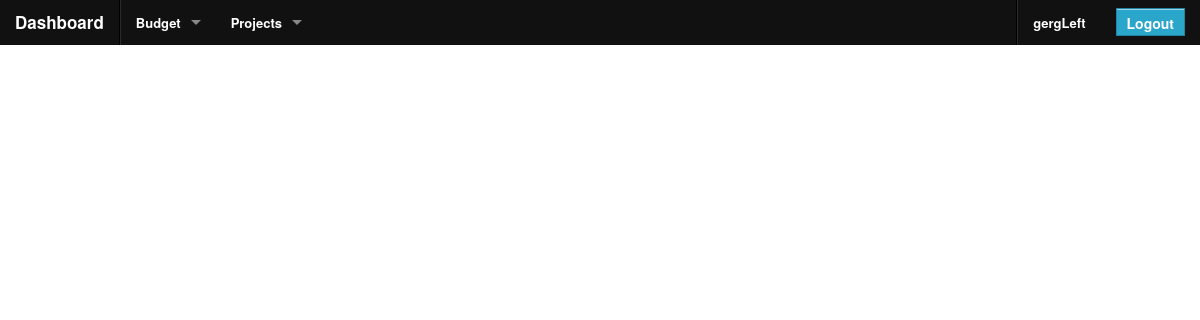
Before: /site-sections/projects/index.php (signed in) with the older database file.
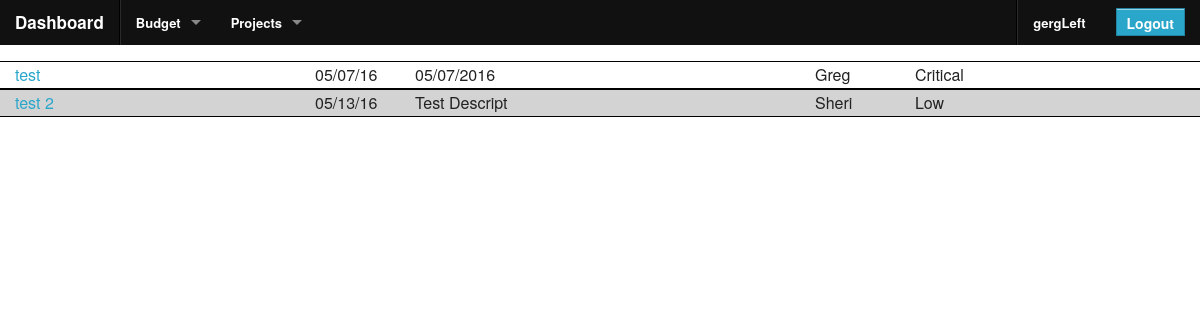
After: the same page with the newer database file.
### tables this page shows
CREATE TABLE `projects` (
  `id` int(10) unsigned NOT NULL AUTO_INCREMENT,
  `name` varchar(50) NOT NULL,
  `dueDate` datetime NOT NULL DEFAULT CURRENT_TIMESTAMP,
  `priority` varchar(10) NOT NULL DEFAULT ' medium',
  `owner` varchar(50) DEFAULT NULL,
  `description` varchar(500) DEFAULT NULL,
  PRIMARY KEY (`id`)
);

### includes/functions_helperFunctions.php (called while the page is built, shortened)
<?php
function isExternalPage($page) {
	switch($page) {
		default:
			return false;
			break;
	}
}
?>

### functions.php (called while the page is built, shortened)
<?php
include 'includes/db_sql.phpclass.inc';
include 'includes/functions_helperFunctions.php';
include 'includes/project.phpclass.inc';
$loginProtectedPage = !isExternalPage($page_tag);
?>

### includes/project.phpclass.inc (called while the page is built, shortened)
<?php
class project {
  public static function get_projects() {
    $db = new db_sql();
    $query = "SELECT *, "
            . "case priority
                  when '". self::PRIORITY_CRITICAL . "' then 1
                  when '". self::PRIORITY_HIGH . "' then 2
                  when '". self::PRIORITY_MEDIUM . "' then 3
                  when '". self::PRIORITY_LOW . "' then 4
              end as priorityNum "
            ." FROM projects";
    $query .= " ORDER BY priorityNum ASC, dueDate ASC, name ASC";
    $db->query($query);
    $projects = array();
    while ($db->next_record()) {
      $project = new project();
      $project->id = $db->f("id");
      $project->name = $db->f("name");
      $project->dueDate = $db->f("dueDate");
      $project->description = $db->f("description");
      $project->priority = $db->f("priority");
      $project->owner = $db->f("owner");
      $projects[$project->id] = $project;
    }
    return $projects;
  }
}
?>

### includes/db_sql.phpclass.inc (called while the page is built, shortened)
<?php
class db_sql {
	private $host;
	private $database;
	private $user;
	private $password;
	public $Record = array();
	private $Link_ID    = 0;
	private $Query_ID   = 0;
	public function __construct($database="") {
		switch ($database)
		{
			default:
			case 'center':
				$this->host = "localhost";
				$this->database = 'center_org';
				$this->user = 'center';
				$this->password = 'G&6j37dZQB4h$93x';
				break;
		}
	}
	function connect($database = "", $host = "", $user = "", $password = "") {
		if ($database == "")
			$database = $this->database;
		if ($host == "")
			$host = $this->host;
		if ($user == "")
			$user = $this->user;
		if ($password == "")
			$password = $this->password;
		if ($this->Link_ID == 0) {
			$this->Link_ID = mysql_connect($host, $user, $password, true, 2);
		}
		return $this->Link_ID;
	}
	public function query($Query_String) {
		$this->Query_ID = @mysql_query($Query_String,$this->Link_ID);
		return $this->Query_ID;
	}
	public function next_record() {
		$this->Record = @mysql_fetch_array($this->Query_ID);
		$stat = is_array($this->Record);
		return $stat;
	}
	function f($Name) {
		return stripslashes($this->Record[$Name]);
	}
}
?>

### site-sections/projects/index.php (the view, shortened to what the changed rows need)
<?php
  $page_tag = 'projects';
  include 'functions.php';
?>
<?php include 'components/global/header.php'; ?>
<?php $all_projects = project::get_projects(); ?>
<?php
  $alt = false;
  foreach ($all_projects as $project) :
?>
<div class="row project-record <?php if ($alt) echo "alt"; $alt = !$alt; ?>">
  <div class="columns small-3">
    <a href="/site-sections/projects/edit_project.php?pid=<?php echo $project->id; ?>"><?php echo $project->name; ?></a>
  </div>
  <div class="columns small-1">
    <?php echo date("m/d/y", strtotime($project->dueDate)); ?>
  </div>
  <div class="columns small-4">
    <?php echo ucwords($project->description); ?>
  </div>
  <div class="columns small-1">
    <?php echo $project->owner; ?>
  </div>
  <div class="columns small-2">
    <?php echo ucwords($project->priority); ?>
  </div>
  <div class="columns small-1">
  </div>
</div>
<?php endforeach; ?>
<?php include "components/global/footer.php"; ?>

### components/global/header_menu.php (shortened to what the changed rows need)
<?php if ($loginProtectedPage) : ?>
<form method="POST">
	<div>
		<LoggedInTemplate>
	    <nav class="top-bar">
	      <ul class="title-area">
	        <li class="name">
	          <h1><a href="/dashboard.php">Dashboard</a></h1>
	        </li>
	      </ul>
	      <section class="top-bar-section">
            <?php
              $sections[] = array (
                "title" => "Budget",
                "actions" => array(
                  array(
                    "title" => "Budget Dashboard",
                    "url" => "/site-sections/budget/index.php"
                  ),
                  array(
                    "title" => "View Ledger",
                    "url" => "/site-sections/budget/view_ledger.php"
                  ),
                  array(
                    "title" => "Create Expense Category",
                    "url" => "/site-sections/budget/create_expense_category.php"
                  ),
                  array(
                    "title" => "Create Income Category",
                    "url" => "/site-sections/budget/create_income_category.php"
                  ),
                  array(
                    "title" => "Create Ledger Item",
                    "url" => "/site-sections/budget/create_ledger_item.php"
                  ),
                  array(
                    "title" => "Import Ledger Items",
                    "url" => "/site-sections/budget/import_ledger_items.php"
                  )
                )
              );
              $sections[] = array (
                "title" => "Projects",
                "actions" => array(
                  array(
                    "title" => "Project Dashboard",
                    "url" => "/site-sections/projects/index.php"
                  ),
                  array(
                    "title" => "Create Project",
                    "url" => "/site-sections/projects/create_project.php"
                  ),
                )
              );
            ?>
	        <ul class="middle">
              <?php foreach ($sections as $s) : ?>
              <li class="has-dropdown"><a href="#"><?php echo $s["title"]; ?></a>
              </li>
              <?php endforeach; ?>
            </ul>
          </section>
        </nav>
	  </LoggedInTemplate>
	</div>
</form>
<?php endif; ?>

Changed rows visible on the page:
added projects: name "test", dueDate "05/07/16", description "05/07/2016", owner "Greg", priority "Critical"
added projects: name "test 2", dueDate "05/13/16", description "Test Descript", owner "Sheri", priority "Low"
